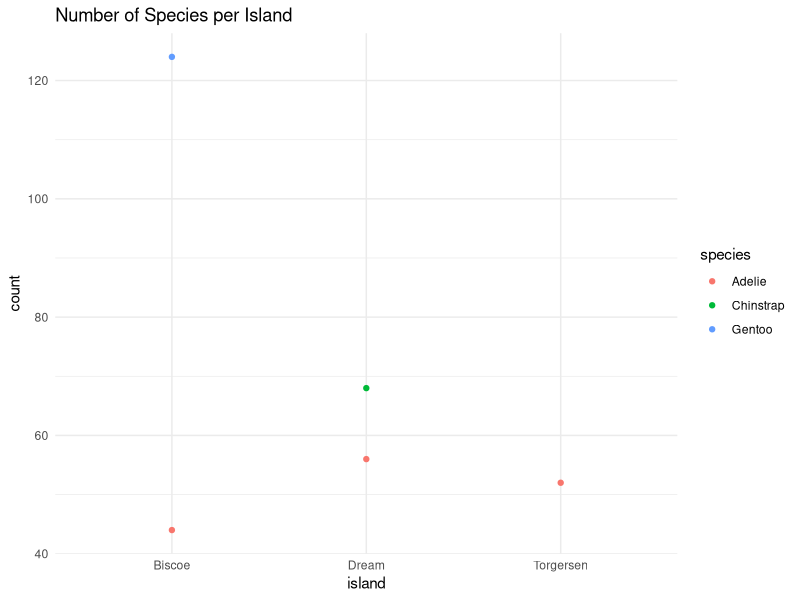
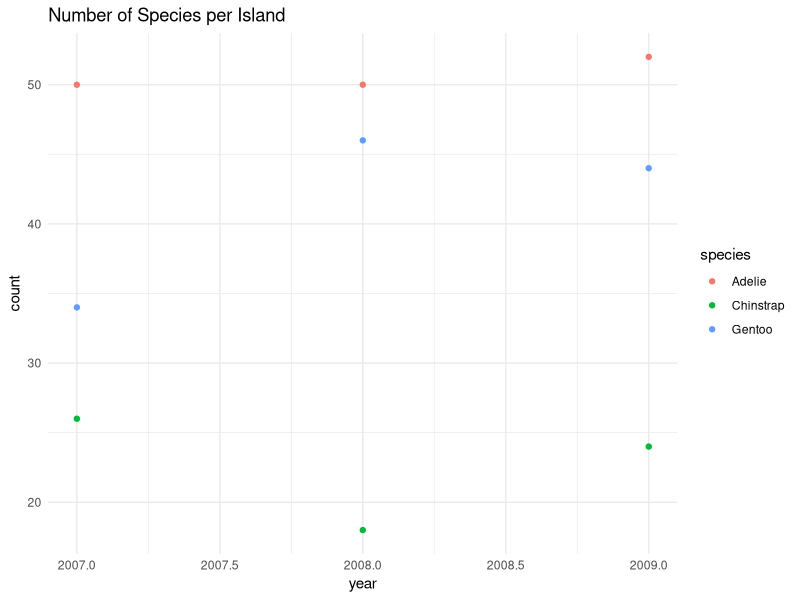
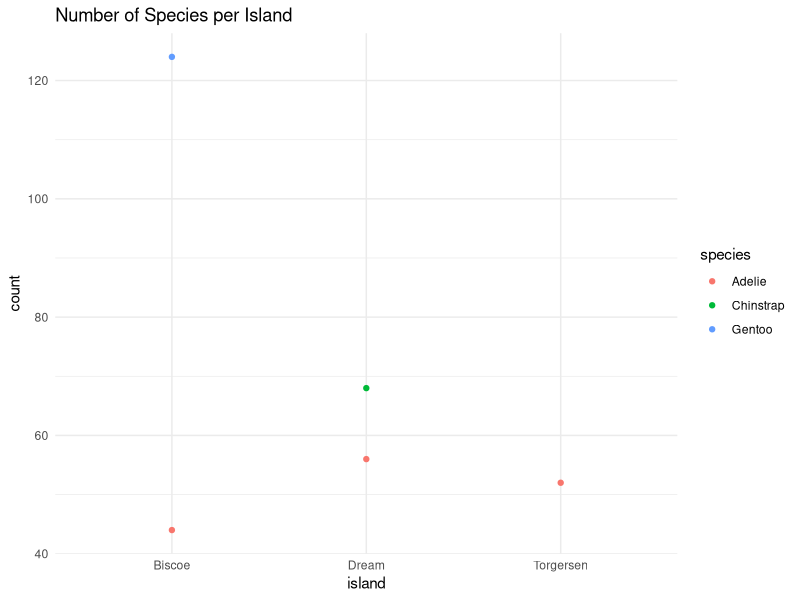
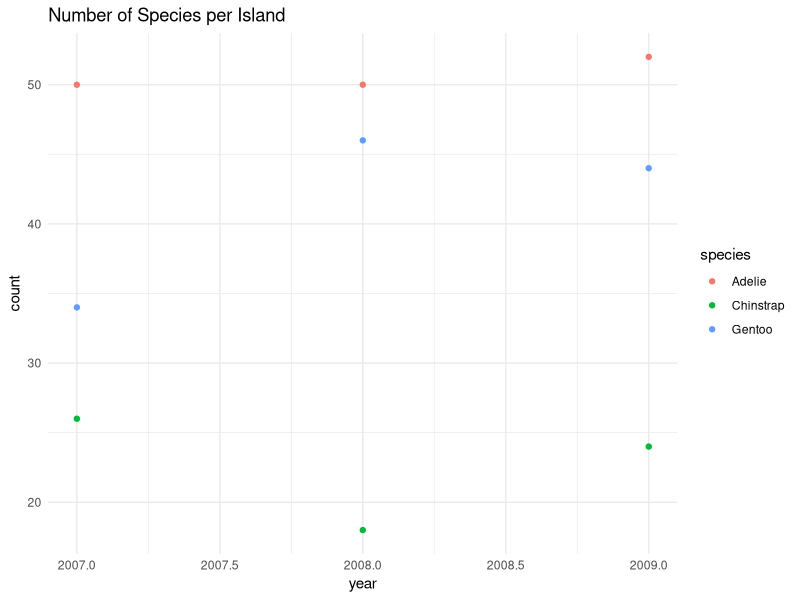

Write R code to recreate these figures, in order.
## ---- chunk 1

knitr::opts_chunk$set(
	message = FALSE,
	root.dir = "~/Users/SandyCruz/Desktop/Repositories/Illescas/Week_08",
  fig.path = "Output/",
	warning = FALSE,
	include = TRUE
)
## ---- chunk 2

library(tidyverse)
library(palmerpenguins)
library(ggplot2)
library(here)

## ---- chunk 3


species_by_island <- function(species_name) {
  species_sum <- subset(penguins, 
                         species == species_name)  # this allows us to filter the data set according to species
  sum_by_island <- aggregate(species_sum$species, 
                             by = list(species_sum$island), 
                             FUN = length) # this allows us to calculate the count of the species according to each island
  colnames(sum_by_island) <- c("island", "sum_species") # this allows us to rename the columns to make it a little more clear
  return(sum_by_island)  # this allows us to return the result of the data frame outcome
}

# SHOW TWO EXAMPLES OF FUNCTION OUTCOME
species_by_island("Gentoo") # this allows us to call the function according to species name, first example

species_by_island("Adelie") # this allows us to call the function according to species name, second example

## ---- chunk 4

count_species_with_plot <- function(x, y, fill) { # this allows us to generate a plot of the number of occurrences of each species per category
  species_counts <- aggregate(penguins$species, by = penguins[c(x, fill)], FUN = length) # this allows us to calculate the count of occurrences of each species per category
  colnames(species_counts) <- c(x, "species", y) # this allows us to assign new column names
  
  # Create plot
  library(ggplot2)
  plot <- ggplot(species_counts, aes_string(x = x, y = y, fill = fill, color = fill)) + # this allows us to creat a plot using the data we set
    geom_point() + # this allows us to pick the type of graph we want to see
    labs(x = x, y = y, fill = fill) +
    ggtitle("Number of Species per Island") + #this allows us to name graph title
    theme_minimal() # this allows us to set a theme
  
  return(list(data = species_counts, plot = plot)) 
}


plot1_island <- count_species_with_plot(x = "island", y = "count", fill = "species")$plot
print(plot1_island) # this allows us to call the function to see the plot

ggsave(here("Week_08","Output", "By_Island.png"), plot = plot1_island) # this allows us to save the plot to the output folder 


plot2_year <- count_species_with_plot(x = "year", y = "count", fill = "species")$plot
print(plot2_year)# this allows us to call the function to see the plot

ggsave(here("Week_08","Output", "By_Year.png"), plot = plot2_year) # this allows us to save the plot to the output folder 

